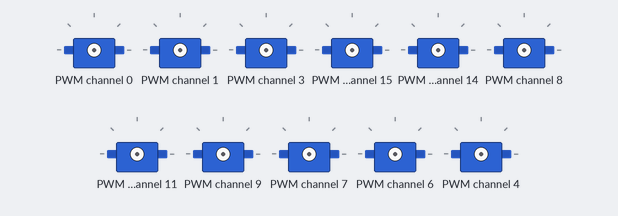
The program below on a simulated Raspberry Pi (BCM pin numbers). Parts: 11 × servo. At 6.0 s the program stops and its outputs stay as they are.

Above: at 0.1 s.
At 1.1 s:
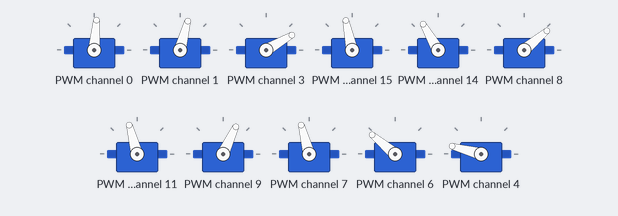
Timing chart, 0 to 2.6 s (numbered marks = the images above):
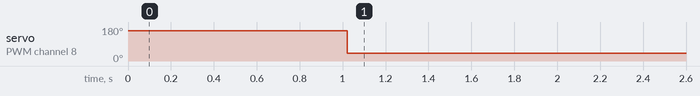

The program:

servo_rest.py
```python
#!/home/pi/spotmicro/venv/bin/python3 -u

# This example moves a servo its full range (180 degrees by default) and then back.

import RPi.GPIO as GPIO

from board import SCL, SDA
import busio

import time

# Import the PCA9685 module.
from adafruit_pca9685 import PCA9685

# This example also relies on the Adafruit motor library available here:
# https://github.com/adafruit/Adafruit_CircuitPython_Motor
from adafruit_motor import servo

i2c = busio.I2C(SCL, SDA)

pca_rear = PCA9685(i2c, address=0x40)
pca_rear.frequency = 50

pca_front = PCA9685(i2c, address=0x42)
pca_front.frequency = 50

servo_rear_shoulder_left = servo.Servo(pca_rear.channels[0], min_pulse=352, max_pulse=2664)
servo_rear_leg_left = servo.Servo(pca_rear.channels[1], min_pulse=352, max_pulse=2664)
servo_rear_feet_left = servo.Servo(pca_rear.channels[3], min_pulse=352, max_pulse=2664)

servo_rear_shoulder_right = servo.Servo(pca_rear.channels[15], min_pulse=352, max_pulse=2664)
servo_rear_leg_right = servo.Servo(pca_rear.channels[14], min_pulse=352, max_pulse=2664)
servo_rear_feet_right = servo.Servo(pca_rear.channels[8], min_pulse=352, max_pulse=2664)

servo_front_shoulder_left = servo.Servo(pca_front.channels[11], min_pulse=352, max_pulse=2664)
servo_front_leg_left = servo.Servo(pca_front.channels[9], min_pulse=352, max_pulse=2664)
servo_front_feet_left = servo.Servo(pca_front.channels[8], min_pulse=352, max_pulse=2664)

servo_front_shoulder_right = servo.Servo(pca_front.channels[7], min_pulse=352, max_pulse=2664)
servo_front_leg_right = servo.Servo(pca_front.channels[6], min_pulse=352, max_pulse=2664)
servo_front_feet_right = servo.Servo(pca_front.channels[4], min_pulse=352, max_pulse=2664)


try:

    time.sleep(1)

    servo_rear_shoulder_left.angle = 85
    servo_rear_leg_left.angle = 75
    servo_rear_feet_left.angle = 30

    servo_rear_shoulder_right.angle = 102
    servo_rear_leg_right.angle = 120
    servo_rear_feet_right.angle = 160

    servo_front_shoulder_left.angle = 105
    servo_front_leg_left.angle = 65
    servo_front_feet_left.angle = 40

    servo_front_shoulder_right.angle = 105
    servo_front_leg_right.angle = 140
    servo_front_feet_right.angle = 165

    time.sleep(5)

finally:
    pca_rear.deinit()
    pca_front.deinit()
```

Measured:
- by itself, servo on PWM channel 8: 160° → 40° at 1.0 s
